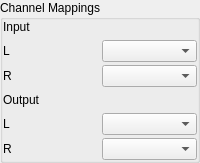
                 <widget class="QGroupBox" name="GroupBoxSoundcardChannelSelection">
                  <property name="sizePolicy">
                   <sizepolicy hsizetype="Preferred" vsizetype="Preferred">
                    <horstretch>0</horstretch>
                    <verstretch>0</verstretch>
                   </sizepolicy>
                  </property>
                  <property name="title">
                   <string>Channel Mappings</string>
                  </property>
                  <layout class="QVBoxLayout" name="_2">
                   <property name="leftMargin">
                    <number>0</number>
                   </property>
                   <property name="topMargin">
                    <number>0</number>
                   </property>
                   <property name="rightMargin">
                    <number>0</number>
                   </property>
                   <property name="bottomMargin">
                    <number>0</number>
                   </property>
                   <item>
                    <widget class="QLabel" name="lblInChannelMapping">
                     <property name="text">
                      <string>Input</string>
                     </property>
                    </widget>
                   </item>
                   <item>
                    <layout class="QHBoxLayout" name="_3">
                     <property name="spacing">
                      <number>3</number>
                     </property>
                     <item>
                      <layout class="QVBoxLayout" name="_4">
                       <item>
                        <widget class="QLabel" name="lblLInChan">
                         <property name="sizePolicy">
                          <sizepolicy hsizetype="Preferred" vsizetype="Preferred">
                           <horstretch>0</horstretch>
                           <verstretch>0</verstretch>
                          </sizepolicy>
                         </property>
                         <property name="text">
                          <string>L</string>
                         </property>
                        </widget>
                       </item>
                       <item>
                        <widget class="QLabel" name="lblRInChan">
                         <property name="sizePolicy">
                          <sizepolicy hsizetype="Preferred" vsizetype="Preferred">
                           <horstretch>0</horstretch>
                           <verstretch>0</verstretch>
                          </sizepolicy>
                         </property>
                         <property name="text">
                          <string>R</string>
                         </property>
                        </widget>
                       </item>
                      </layout>
                     </item>
                     <item>
                      <layout class="QVBoxLayout" name="_5">
                       <property name="spacing">
                        <number>3</number>
                       </property>
                       <item>
                        <widget class="QComboBox" name="cbxLInChan"/>
                       </item>
                       <item>
                        <widget class="QComboBox" name="cbxRInChan"/>
                       </item>
                      </layout>
                     </item>
                    </layout>
                   </item>
                   <item>
                    <widget class="QLabel" name="lblOutChannelMapping">
                     <property name="text">
                      <string>Output</string>
                     </property>
                    </widget>
                   </item>
                   <item>
                    <layout class="QHBoxLayout" name="_6">
                     <property name="spacing">
                      <number>3</number>
                     </property>
                     <item>
                      <layout class="QVBoxLayout" name="_7">
                       <item>
                        <widget class="QLabel" name="lblLOutChan">
                         <property name="sizePolicy">
                          <sizepolicy hsizetype="Preferred" vsizetype="Preferred">
                           <horstretch>0</horstretch>
                           <verstretch>0</verstretch>
                          </sizepolicy>
                         </property>
                         <property name="text">
                          <string>L</string>
                         </property>
                        </widget>
                       </item>
                       <item>
                        <widget class="QLabel" name="lblROutChan">
                         <property name="sizePolicy">
                          <sizepolicy hsizetype="Preferred" vsizetype="Preferred">
                           <horstretch>0</horstretch>
                           <verstretch>0</verstretch>
                          </sizepolicy>
                         </property>
                         <property name="text">
                          <string>R</string>
                         </property>
                        </widget>
                       </item>
                      </layout>
                     </item>
                     <item>
                      <layout class="QVBoxLayout" name="_8">
                       <property name="spacing">
                        <number>3</number>
                       </property>
                       <item>
                        <widget class="QComboBox" name="cbxLOutChan"/>
                       </item>
                       <item>
                        <widget class="QComboBox" name="cbxROutChan"/>
                       </item>
                      </layout>
                     </item>
                    </layout>
                   </item>
                  </layout>
                 </widget>
